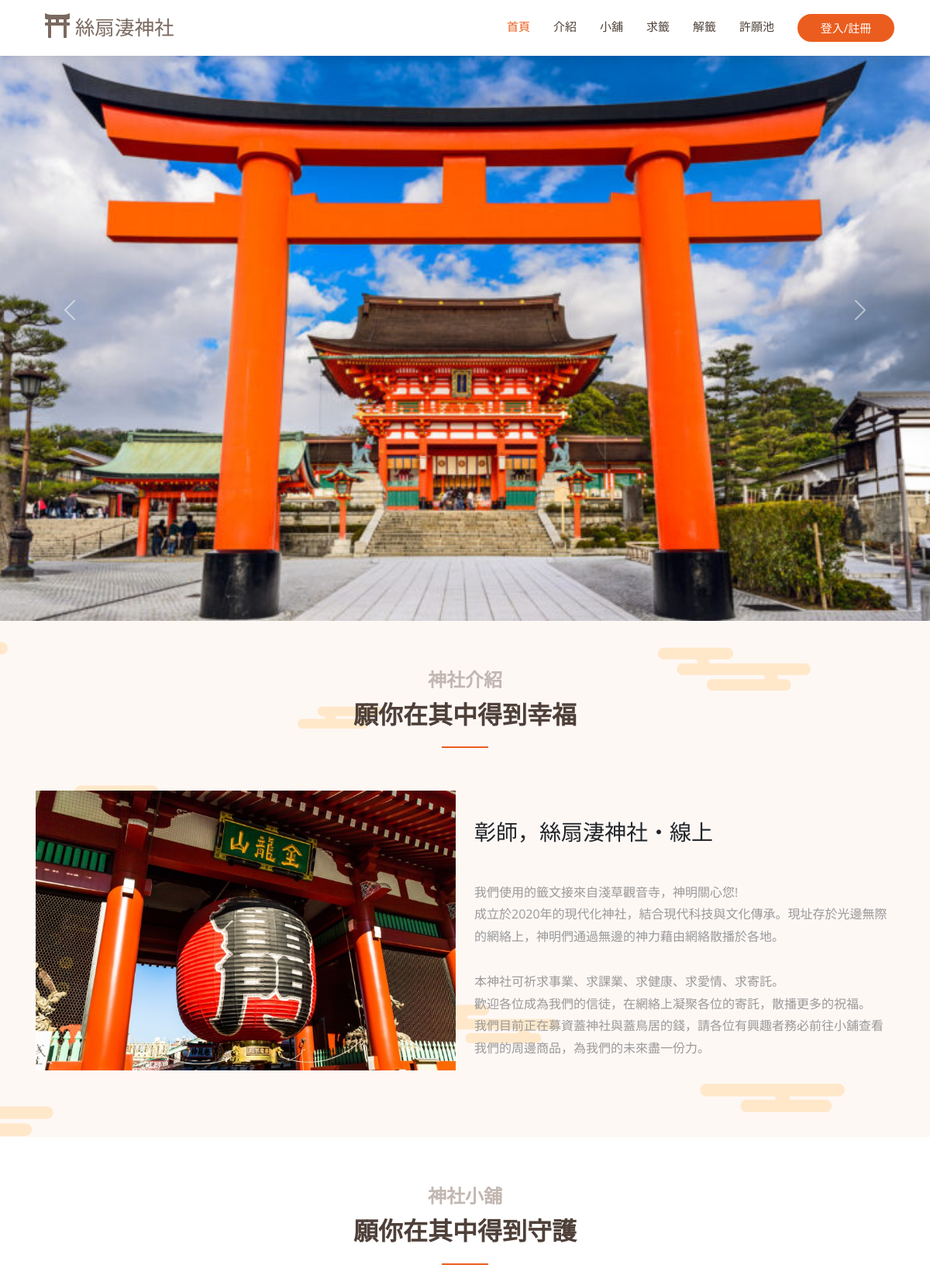
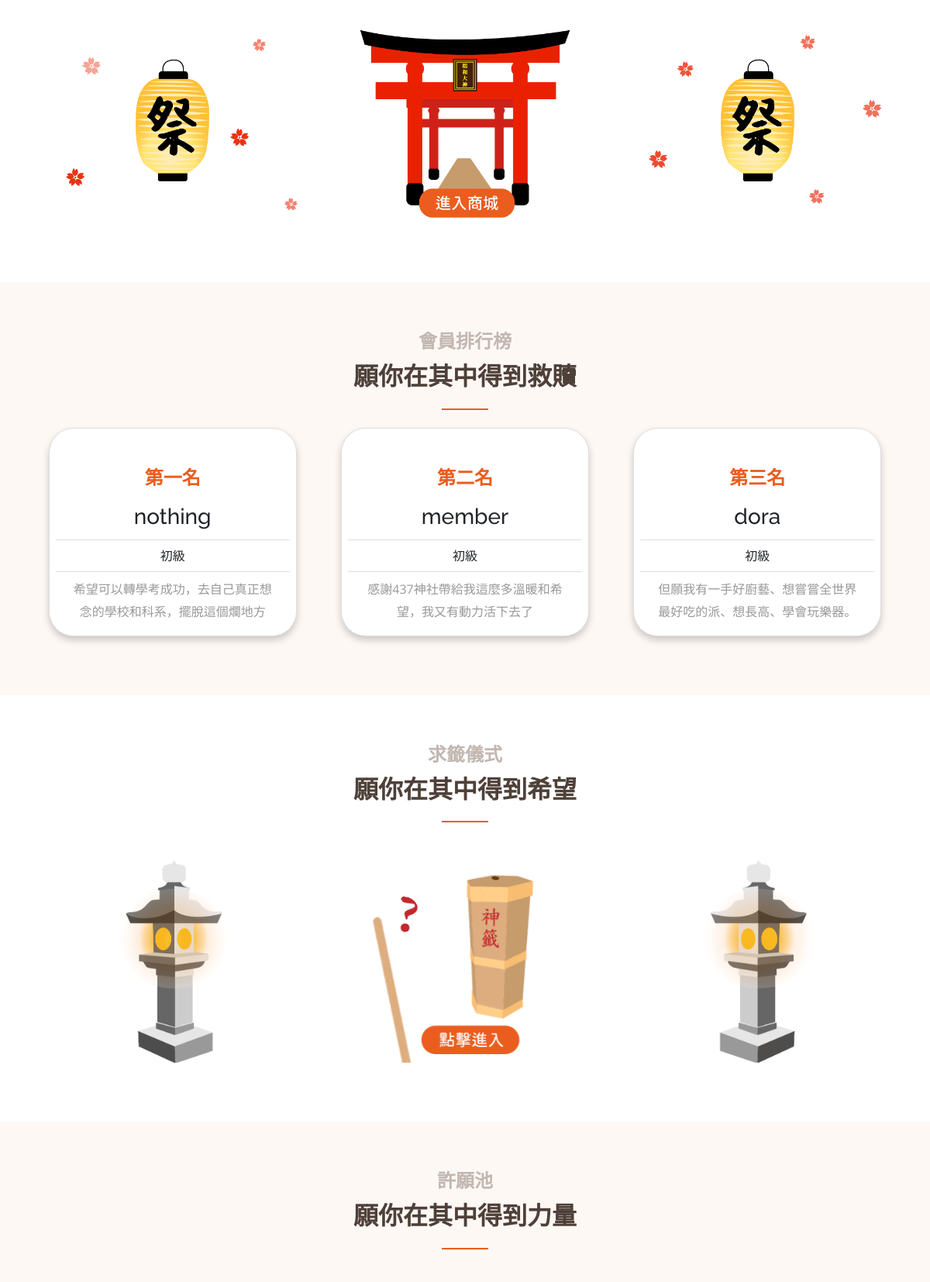
The page /first.php (upper part) on the database its author committed (2 pictures, top to bottom).
### tables this page shows
CREATE TABLE `member` (
  `member_name` varchar(20) NOT NULL,
  `member_email` varchar(20) NOT NULL,
  `member_password` varchar(20) NOT NULL,
  `member_level` varchar(5) NOT NULL,
  `order_amount` int(11) NOT NULL
);

CREATE TABLE `wish` (
  `member_name` varchar(20) NOT NULL,
  `wish_content` varchar(10000) NOT NULL,
  `wish_time` date NOT NULL
);

### first.php (the view, shortened to what this page needs)
<!DOCTYPE html>
<html lang="en">
<head>
  <?php
    include ("template.php");
    echo $vendorcss;
    echo $maincss;
    echo $wish;
  ?>
  <?php
  include("mysql_connect.inc.php");
  $count=0;
  if ($result = mysqli_query($link, "SELECT member.member_name, member.member_level, member.order_amount, wish.wish_content FROM member INNER JOIN wish on member.member_name = wish.member_name ORDER BY `member`.`order_amount` DESC Limit 3;")) {
    while ($row = mysqli_fetch_assoc($result)) {
      $count=$count+1;
      if($count==1)
      {
        $rank='一';
      }
      elseif($count==2)
      {
        $rank='二';
      }
      else
      {
        $rank='三';
      }
      $data2 .= "
        <div class=\"col-lg-4\" align=\"center\">
          <div class=\"card d-flex mt-2\" style=\"width: 20rem;\">
            <div class=\"card-body\" style=\"padding-bottom: 5px;\">
              <h5 class=\"card-title\">第".$rank."名</h5>
              <h3 class=\"card-name\">$row[member_name]</h3>
            </div>
            <ul class=\"list-group list-group-flush\">
              <li class=\"list-group-item\">$row[member_level]</li>
              <li class=\"list-group-item\"><p class=\"card-text\">
                $row[wish_content]
              </li>
            </ul>
          </div>
        </div>
      ";
  }
  }
  ?>
</head>
<body>
  <?php
  include ("template.php");
  ?>
  <header id="header" class="fixed-top d-flex align-items-center">
    <div class="container d-flex align-items-center justify-content-between">
      <div class="container-fluid">
        <a class="navbar-brand" href="index.php">
            <i class="fas fa-film mr-2"></i>
            絲扇淒神社
        </a>
      </div>
      <nav id="navbar" class="navbar">
        <ul>
          <li><a class="nav-link scrollto active" href="#bg-img">首頁</a></li>
          <li><a class="nav-link scrollto" href="#about">介紹</a></li>
          <li><a class="nav-link scrollto" href="#store">小舖</a></li>
          <li><a class="nav-link scrollto" href="#pray">求籤</a></li>
          <li><a class="nav-link scrollto" href="解籤1.php">解籤</a></li>
          <li><a class="nav-link scrollto" href="#wish">許願池</a></li>
          <?php
            if (isset($_SESSION['Name'])) {
                if($_SESSION["Name"] == 'admin')
                {
                  echo '<li><a class="nav-link scrollto" href="商品管理.php">管理中心</a></li>';
                  echo '<li><a href="logout.php">'.$_SESSION['Name'].'   登出</a></li>';
                }
                else
                {
                  echo '<li><a class="nav-link scrollto" href="訂單管理.php">訂單查詢</a></li>';
                  echo '<li><a href="logout.php">'.$_SESSION['Name'].'   登出</a></li>';
                }
                } else {
                echo '<li><button class="getstarted button1" onclick="document.getElementById(\'id01\').style.display=\'block\'" style="width: 125px; padding-top: 7px;">登入/註冊</button></li>';
                }
            ?>
        </ul>
      </nav>
    </div>
  </header>
   <div id="bg-img" class="align-items-center" style="margin-top: 0px;">
    <div class="row">
      <div class="col-12">
        <div id="carouselExampleFade" class="carousel slide carousel-fade" data-bs-ride="carousel">
          <div class="carousel-inner">
            <div class="carousel-item active">
              <img src="img/鳥居.jpg" class="d-block w-100" alt="...">
            </div>
          </div>
          <button class="carousel-control-prev" type="button" data-bs-target="#carouselExampleFade" data-bs-slide="prev">
            <span class="carousel-control-prev-icon" aria-hidden="true"></span>
          </button>
          <button class="carousel-control-next" type="button" data-bs-target="#carouselExampleFade" data-bs-slide="next">
            <span class="carousel-control-next-icon" aria-hidden="true"></span>
          </button>
        </div>
      </div>
    </div>
  </div>
  <main id="main" style="margin-top: 0px;">
    <section id="about" class="services">
      <div class="container" data-aos="fade-up">
        <div class="section-title">
          <h2>神社介紹</h2>
          <p>願你在其中得到幸福</p>
        </div>
        <div class="row ">
          <div class="col-lg-6 d-flex align-items-center justify-content-center about-img">
            <img src="img/雷門.jpg" class="img-fluid" alt="" data-aos="zoom-in">
          </div>
          <div class="col-lg-6 pt-4 pt-lg-5">
            <h3 data-aos="fade-up">彰師，絲扇淒神社・線上</h3>
            <p class="py-2" data-aos="fade-up" data-aos-delay="100">
              <br>我們使用的籤文接來自淺草觀音寺，神明關心您!
              <br>
              成立於2020年的現代化神社，結合現代科技與文化傳承。現址存於光邊無際的網絡上，神明們通過無邊的神力藉由網絡散播於各地。
              <br><br>本神社可祈求事業、求課業、求健康、求愛情、求寄託。
              <br>
              歡迎各位成為我們的信徒，在網絡上凝聚各位的寄託，散播更多的祝福。
              <br>我們目前正在募資蓋神社與蓋鳥居的錢，請各位有興趣者務必前往小舖查看我們的周邊商品，為我們的未來盡一份力。
            </p>
          </div>
        </div>
      </div>
    </section>
    <section id="store" class="portfolio">
      <div class="container" data-aos="fade-up">
        <div class="row">
          <div class="col-4"></div>
          <div class="col-4">
            <div class="section-title">
              <h2>神社小舖</h2>
              <p>願你在其中得到守護</p>
            </div>
          </div>
          <div class="col-4"></div>
        </div>
        <div class="row ">
          <div class="col-lg-4 d-flex align-items-center justify-content-center about-img">
            <img src="img/鳥居-03.png" class="img-fluid" alt="" data-aos="zoom-in">
          </div>
          <div class="col-lg-4 d-flex align-items-center justify-content-center about-img">
            <a href="store-page.php" class="btn-get-started scrollto">
              <img src="img/鳥居-02.png" class="img-fluid" alt="" data-aos="zoom-in">
            </a>
          </div>
          <div class="col-lg-4 d-flex align-items-center justify-content-center about-img">
            <img src="img/鳥居-04.png" class="img-fluid" alt="" data-aos="zoom-in">
          </div>
        </div>
      </div>
    </section>
    <section id="membersort" class="faq section-bg">
      <div class="container" data-aos="fade-up">
        <div class="section-title" style="padding-bottom: 0px;">
          <h2>會員排行榜</h2>
          <p>願你在其中得到救贖</p>
        </div>
        <div class="row">
        <?php echo $data2;?>
        </div>
      </div>
    </section>
    <section id="pray" class="team">
      <div class="container">
        <div class="section-title" data-aos="fade-up">
          <h2>求籤儀式</h2>
          <p>願你在其中得到希望</p>
        </div>
        <div class="row ">
          <div class="col-lg-4 d-flex align-items-center justify-content-center about-img">
            <img src="gif/燈籠left-01.png" class="img-fluid" alt="" data-aos="zoom-in">
          </div>
          <div class="col-lg-4 d-flex align-items-center justify-content-center about-img">
            <a href="求籤.php" class="btn-get-started scrollto">
              <img src="gif/求籤.gif" class="img-fluid" alt="" data-aos="zoom-in">
            </a>
          </div>
          <div class="col-lg-4 d-flex align-items-center justify-content-center about-img">
            <img src="gif/燈籠right-03.png" class="img-fluid" alt="" data-aos="zoom-in">
          </div>
        </div>
      </div>
    </section>
    <section id="wish" class="clients section-bg">
      <div class="container" data-aos="fade-up">
        <div class="section-title">
          <h2>許願池</h2>
          <p>願你在其中得到力量</p>
        </div>
        </div>
    </section>
  </main>
  <?php
  include ("template.php");
  ?>
  <?php
  include ("template.php");
  ?>
</body>
</html>

### css/style.css (style rules this page uses)
body { font-family: "Open Sans", sans-serif; color: #212529; }
a { color: #eb5d1e; text-decoration: none; }
h1, h2, h3, h4, h5, h6, .font-primary { font-family: "Raleway", sans-serif; }
#header { height: 72px; transition: all 0.5s; z-index: 997; transition: all 0.5s; background: #fff; box-shadow: 0px 2px 15px rgba(0, 0, 0, 0.1); }
#main { margin-top: 72px; }
.navbar { padding: 0; }
.navbar ul { margin: 0; padding: 0; display: flex; list-style: none; align-items: center; }
.navbar li { position: relative; }
.navbar a, .navbar a:focus { display: flex; align-items: center; justify-content: space-between; padding: 10px 0 10px 30px; font-size: 15px; color: #4e4039; white-space: nowrap; transition: 0.3s; }
.navbar a:hover, .navbar .active, .navbar .active:focus, .navbar li:hover > a { color: #eb5d1e; }
.navbar .getstarted, .navbar .getstarted:focus { background: #eb5d1e; color: #fff; padding: 10px 25px; margin-left: 30px; border-radius: 50px; }
section { padding: 60px 0; overflow: hidden; }
.section-bg { background-color: #fef8f5; }
.section-title { text-align: center; padding-bottom: 30px; }
.section-title h2 { font-size: 24px; font-weight: 700; padding-bottom: 0; line-height: 1px; margin-bottom: 15px; color: #c2b7b1; }
.section-title p { padding-bottom: 15px; margin-bottom: 15px; position: relative; font-size: 32px; font-weight: 700; color: #4e4039; }
.section-title p::after { content: ""; position: absolute; display: block; width: 60px; height: 2px; background: #eb5d1e; bottom: 0; left: calc(50% - 30px); }
.faq { padding: 60px 0; }
.team { background: #fff; padding: 60px 0; }

### css/style1.css (style rules this page uses)
*, *:before, *:after { box-sizing: border-box; margin: 0; padding: 0; }
body { font-family: "Open Sans", Helvetica, Arial, sans-serif; background: #ffffff; }
input, button { border: none; outline: none; background: none; font-family: "Open Sans", Helvetica, Arial, sans-serif; }
.button1 { display: block; margin: 0 auto; width: 260px; height: 36px; border-radius: 30px; color: #fff; font-size: 15px; cursor: pointer; }
h2 { width: 100%; font-size: 26px; text-align: center; }
.container { padding: 16px; }

### css/templatemo-style.css (style rules this page uses)
p { line-height: 1.8; }
a { text-decoration: none; transition: all 0.3s ease; }
.container-fluid { max-width: 1770px; }
.navbar-brand { color: rgb(122, 105, 96); font-size: 1.6rem; }
.navbar-brand i { font-size: 2rem; }
.nav-link { color: #666666; border-bottom: 4px solid transparent; font-size: 1.2rem; }
p, .tm-text-gray { color: #999; }

### first.php (style rules this page uses)
#about { background-image: url(gif/背景-01-01-01.png); background-color: #fef8f5; background-repeat: no-repeat; background-position: center; background-size: cover; }
.card { padding: 1.5em .5em .5em; border-radius: 2em; text-align: center; box-shadow: 0 5px 10px rgba(0,0,0,.2); }
.card-title { padding-top: 10px; color: #eb5d1e; font-weight: 1000; font-size: 1.5em; }
.card-name { padding-top: 10px; }

### rows shown on the page
member: rank "一", member_name "nothing", member_level "初級", wish.wish_content "希望可以轉學考成功，去自己真正想念的學校和科系，擺脫這個爛地方"
member: rank "二", member_name "member", member_level "初級", wish.wish_content "感謝437神社帶給我這麼多溫暖和希望，我又有動力活下去了"
member: rank "三", member_name "dora", member_level "初級", wish.wish_content "但願我有一手好廚藝、想嘗嘗全世界最好吃的派、想長高、學會玩樂器。"
